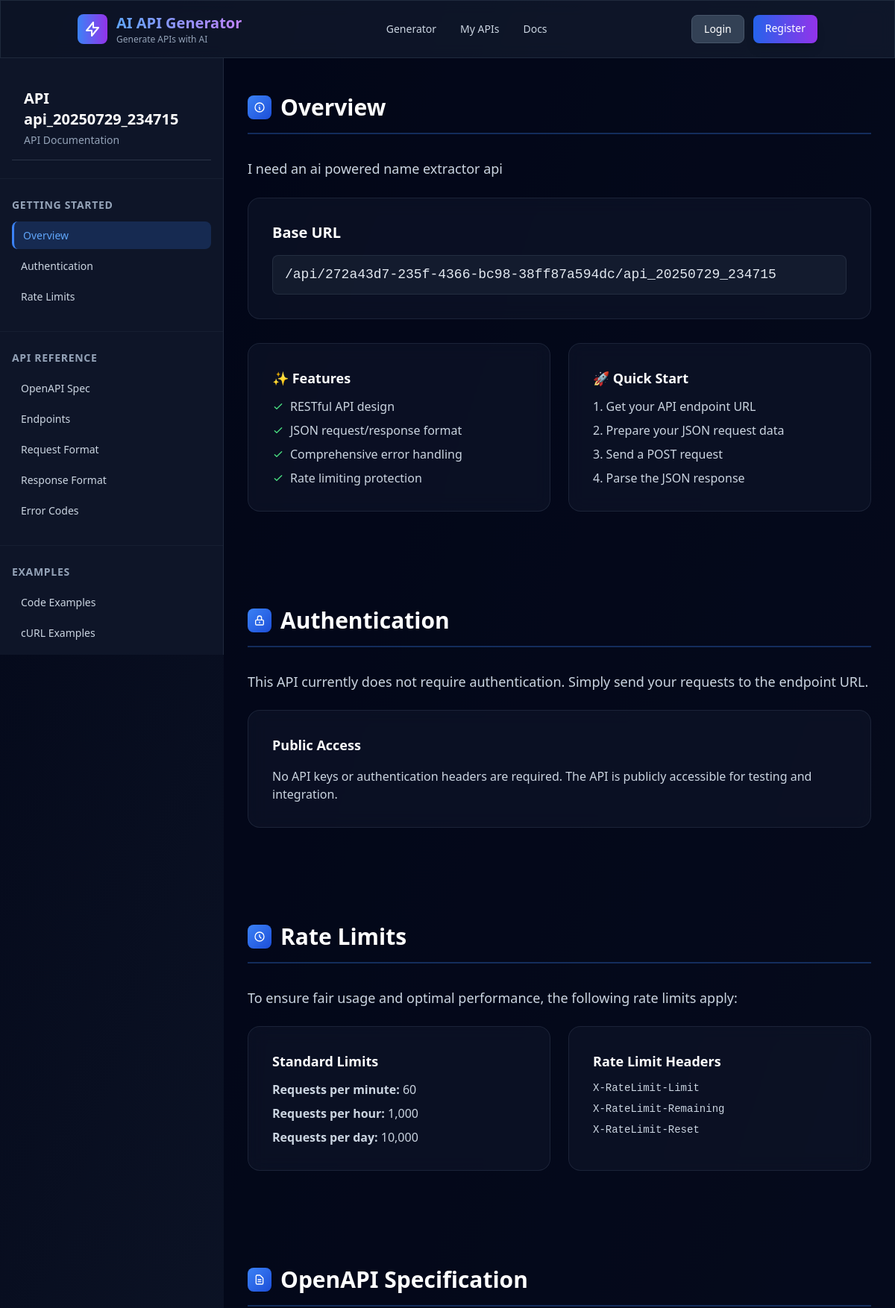
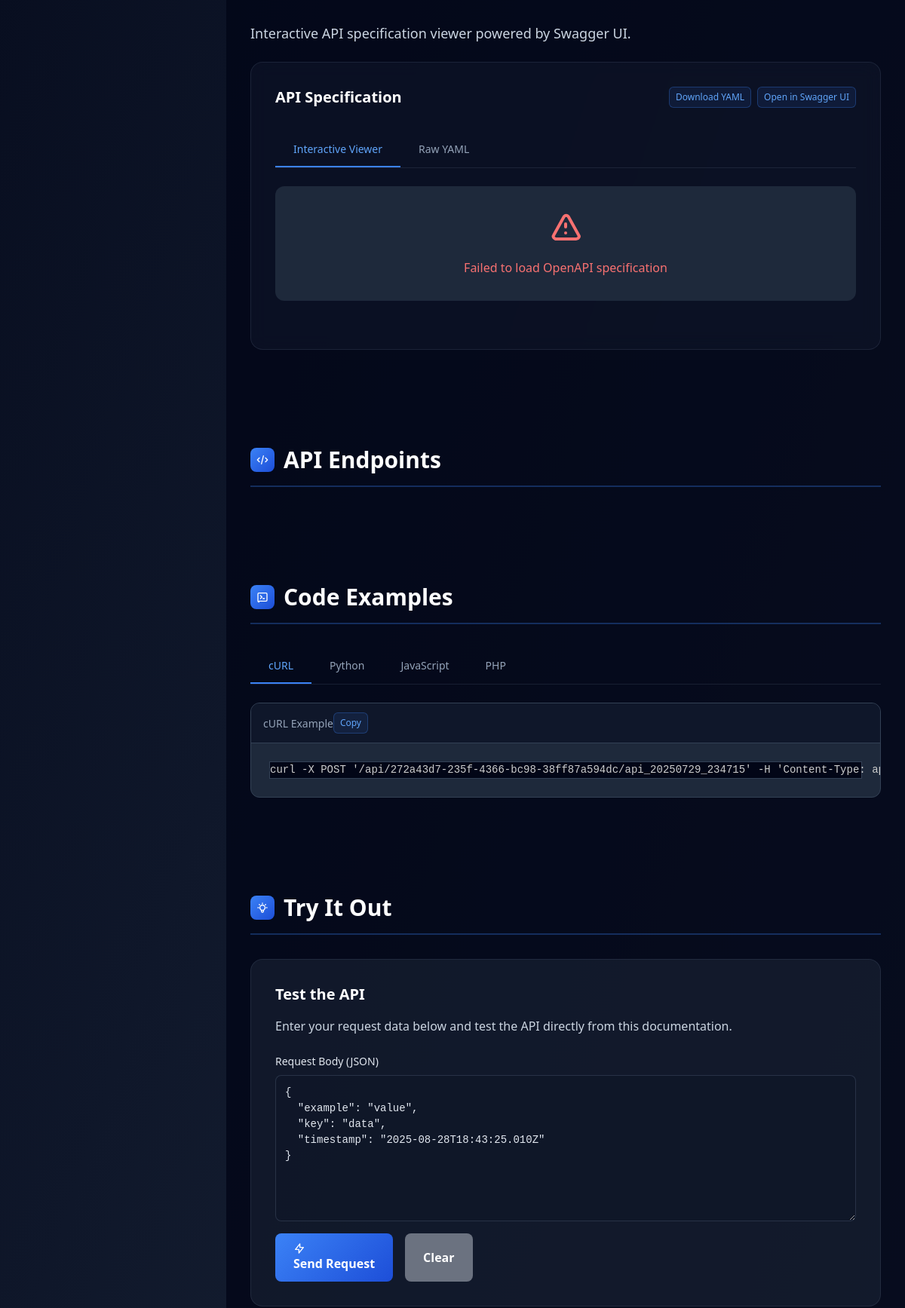
The page /api/272a43d7-235f-4366-bc98-38ff87a594dc/api_20250729_234715/docs (upper part) on the database its author committed (2 pictures, top to bottom).
### app/services/database.py (models this page shows)
class SavedAPIDB(Base):
    __tablename__ = "saved_apis"
    id = Column(Integer, primary_key=True, index=True, autoincrement=True)
    api_slug = Column(String, index=True, nullable=False)
    user_id = Column(String, index=True, nullable=False)
    api_name = Column(String, nullable=False)
    prompt = Column(Text, nullable=False)
    endpoint_url = Column(String, nullable=False)
    documentation = Column(Text, nullable=False)
    curl_example = Column(Text, nullable=False)
    sample_input = Column(Text, nullable=True)
    expected_output = Column(Text, nullable=True)
    created_at = Column(DateTime, default=datetime.utcnow, nullable=False)
    saved_at = Column(DateTime, default=datetime.utcnow, nullable=False)
    is_saved = Column(Boolean, default=True, nullable=False)

### app/main.py (the view)
@app.get("/api/{user_id}/{api_slug}/docs", response_class=HTMLResponse)
async def api_documentation_page(request: Request, user_id: str, api_slug: str):
    try:
        api_details = await file_service.get_api_details(user_id, api_slug)
        base_url = f"{settings.API_PREFIX}/{user_id}/{api_slug}"
        return templates.TemplateResponse("api_documentation.html", {
            "request": request,
            "user_id": user_id,
            "api_slug": api_slug,
            "api_name": api_details.get('api_name', f"API {api_slug}"),
            "description": api_details.get('prompt', 'API endpoint for processing requests'),
            "base_url": base_url,
            "curl_example": api_details.get('curl_example', f'curl -X POST "{base_url}" \\\n  -H "Content-Type: application/json" \\\n  -d \'{{\"example\": \"value\"}}\'')
        })
    except Exception as e:
        logger.error(f"Failed to load API documentation: {str(e)}")
        raise HTTPException(
            status_code=404,
            detail=f"API documentation not found: {str(e)}"
        )

### templates/api_documentation.html (shortened to what this page needs)
{% extends "base.html" %}
{% block extra_head %}
    <link rel="stylesheet" href="https://cdnjs.cloudflare.com/ajax/libs/prism/1.29.0/themes/prism-tomorrow.min.css">
    <link rel="stylesheet" type="text/css" href="https://unpkg.com/swagger-ui-dist@5.9.0/swagger-ui.css" />
    <link rel="stylesheet" href="/static/docs.css">
{% endblock %}
{% block content %}
<div class="docs-container">
    <nav class="docs-sidebar">
        <div class="nav-section">
            <div class="p-4 border-b border-slate-600/50">
                <h1 class="text-xl font-bold text-white">{{ api_name }}</h1>
                <p class="text-sm text-slate-400 mt-1">API Documentation</p>
            </div>
        </div>
        <div class="nav-section">
            <div class="nav-title">Getting Started</div>
            <a href="#overview" class="nav-item active">Overview</a>
            <a href="#authentication" class="nav-item">Authentication</a>
            <a href="#rate-limits" class="nav-item">Rate Limits</a>
        </div>
        <div class="nav-section">
            <div class="nav-title">API Reference</div>
            <a href="#openapi-spec" class="nav-item">OpenAPI Spec</a>
            <a href="#endpoints" class="nav-item">Endpoints</a>
            <a href="#request-format" class="nav-item">Request Format</a>
            <a href="#response-format" class="nav-item">Response Format</a>
            <a href="#error-codes" class="nav-item">Error Codes</a>
        </div>
        <div class="nav-section">
            <div class="nav-title">Examples</div>
            <a href="#code-examples" class="nav-item">Code Examples</a>
            <a href="#curl-examples" class="nav-item">cURL Examples</a>
            <a href="#interactive-test" class="nav-item">Try It Out</a>
        </div>
    </nav>
    <main class="docs-content">
        <section id="overview" class="content-section">
            <div class="section-header">
                <div class="section-icon">
                    <svg class="w-4 h-4" fill="none" stroke="currentColor" viewBox="0 0 24 24">
                        <path stroke-linecap="round" stroke-linejoin="round" stroke-width="2" d="M13 16h-1v-4h-1m1-4h.01M21 12a9 9 0 11-18 0 9 9 0 0118 0z"></path>
                    </svg>
                </div>
                <h2 class="text-3xl font-bold text-white">Overview</h2>
            </div>
            <div class="prose prose-invert max-w-none">
                <p class="text-lg text-slate-300 leading-relaxed mb-6">{{ description }}</p>
                <div class="endpoint-card">
                    <h3 class="text-xl font-semibold text-white mb-4">Base URL</h3>
                    <div class="endpoint-url">{{ base_url }}</div>
                </div>
                <div class="grid md:grid-cols-2 gap-6 mt-8">
                    <div class="endpoint-card">
                        <h4 class="text-lg font-semibold text-white mb-3">✨ Features</h4>
                        <ul class="space-y-2 text-slate-300">
                            <li class="flex items-center gap-2">
                                <svg class="w-4 h-4 text-green-400" fill="none" stroke="currentColor" viewBox="0 0 24 24">
                                    <path stroke-linecap="round" stroke-linejoin="round" stroke-width="2" d="M5 13l4 4L19 7"></path>
                                </svg>
                                RESTful API design
                            </li>
                            <li class="flex items-center gap-2">
                                <svg class="w-4 h-4 text-green-400" fill="none" stroke="currentColor" viewBox="0 0 24 24">
                                    <path stroke-linecap="round" stroke-linejoin="round" stroke-width="2" d="M5 13l4 4L19 7"></path>
                                </svg>
                                JSON request/response format
                            </li>
                            <li class="flex items-center gap-2">
                                <svg class="w-4 h-4 text-green-400" fill="none" stroke="currentColor" viewBox="0 0 24 24">
                                    <path stroke-linecap="round" stroke-linejoin="round" stroke-width="2" d="M5 13l4 4L19 7"></path>
                                </svg>
                                Comprehensive error handling
                            </li>
                            <li class="flex items-center gap-2">
                                <svg class="w-4 h-4 text-green-400" fill="none" stroke="currentColor" viewBox="0 0 24 24">
                                    <path stroke-linecap="round" stroke-linejoin="round" stroke-width="2" d="M5 13l4 4L19 7"></path>
                                </svg>
                                Rate limiting protection
                            </li>
                        </ul>
                    </div>
                    <div class="endpoint-card">
                        <h4 class="text-lg font-semibold text-white mb-3">🚀 Quick Start</h4>
                        <ol class="space-y-2 text-slate-300 list-decimal list-inside">
                            <li>Get your API endpoint URL</li>
                            <li>Prepare your JSON request data</li>
                            <li>Send a POST request</li>
                            <li>Parse the JSON response</li>
                        </ol>
                    </div>
                </div>
            </div>
        </section>
        <section id="authentication" class="content-section">
            <div class="section-header">
                <div class="section-icon">
                    <svg class="w-4 h-4" fill="none" stroke="currentColor" viewBox="0 0 24 24">
                        <path stroke-linecap="round" stroke-linejoin="round" stroke-width="2" d="M12 15v2m-6 4h12a2 2 0 002-2v-6a2 2 0 00-2-2H6a2 2 0 00-2 2v6a2 2 0 002 2zm10-10V7a4 4 0 00-8 0v4h8z"></path>
                    </svg>
                </div>
                <h2 class="text-3xl font-bold text-white">Authentication</h2>
            </div>
            <div class="prose prose-invert max-w-none">
                <p class="text-lg text-slate-300 mb-6">This API currently does not require authentication. Simply send your requests to the endpoint URL.</p>
                <div class="endpoint-card">
                    <h3 class="text-lg font-semibold text-white mb-4">Public Access</h3>
                    <p class="text-slate-300">No API keys or authentication headers are required. The API is publicly accessible for testing and integration.</p>
                </div>
            </div>
        </section>
        <section id="rate-limits" class="content-section">
            <div class="section-header">
                <div class="section-icon">
                    <svg class="w-4 h-4" fill="none" stroke="currentColor" viewBox="0 0 24 24">
                        <path stroke-linecap="round" stroke-linejoin="round" stroke-width="2" d="M12 8v4l3 3m6-3a9 9 0 11-18 0 9 9 0 0118 0z"></path>
                    </svg>
                </div>
                <h2 class="text-3xl font-bold text-white">Rate Limits</h2>
            </div>
            <div class="prose prose-invert max-w-none">
                <p class="text-lg text-slate-300 mb-6">To ensure fair usage and optimal performance, the following rate limits apply:</p>
                <div class="grid md:grid-cols-2 gap-6">
                    <div class="endpoint-card">
                        <h4 class="text-lg font-semibold text-white mb-3">Standard Limits</h4>
                        <ul class="space-y-2 text-slate-300">
                            <li><strong>Requests per minute:</strong> 60</li>
                            <li><strong>Requests per hour:</strong> 1,000</li>
                            <li><strong>Requests per day:</strong> 10,000</li>
                        </ul>
                    </div>
                    <div class="endpoint-card">
                        <h4 class="text-lg font-semibold text-white mb-3">Rate Limit Headers</h4>
                        <ul class="space-y-2 text-slate-300 font-mono text-sm">
                            <li><code>X-RateLimit-Limit</code></li>
                            <li><code>X-RateLimit-Remaining</code></li>
                            <li><code>X-RateLimit-Reset</code></li>
                        </ul>
                    </div>
                </div>
            </div>
        </section>
        <section id="openapi-spec" class="content-section">
            <div class="section-header">
                <div class="section-icon">
                    <svg class="w-4 h-4" fill="none" stroke="currentColor" viewBox="0 0 24 24">
                        <path stroke-linecap="round" stroke-linejoin="round" stroke-width="2" d="M9 12h6m-6 4h6m2 5H7a2 2 0 01-2-2V5a2 2 0 012-2h5.586a1 1 0 01.707.293l5.414 5.414a1 1 0 01.293.707V19a2 2 0 01-2 2z"></path>
                    </svg>
                </div>
                <h2 class="text-3xl font-bold text-white">OpenAPI Specification</h2>
            </div>
            <div class="prose prose-invert max-w-none">
                <p class="text-lg text-slate-300 mb-6">Interactive API specification viewer powered by Swagger UI.</p>
                <div class="endpoint-card">
                    <div class="flex items-center justify-between mb-4">
                        <h3 class="text-xl font-semibold text-white">API Specification</h3>
                        <div class="flex gap-2">
                            <button onclick="downloadOpenAPISpec()" class="copy-btn">Download YAML</button>
                            <button onclick="viewSwaggerUI()" class="copy-btn">Open in Swagger UI</button>
                        </div>
                    </div>
                    <div class="tabs-container">
                        <div class="tabs-nav">
                            <button class="tab-button active" onclick="switchSpecTab('viewer')">Interactive Viewer</button>
                            <button class="tab-button" onclick="switchSpecTab('raw')">Raw YAML</button>
                        </div>
                        <div id="viewer-tab" class="tab-content active">
                            <div id="swagger-ui" style="background: #1e293b; border-radius: 0.75rem; overflow: hidden;">
                            </div>
                        </div>
                    </div>
                </div>
            </div>
        </section>
        <section id="endpoints" class="content-section">
            <div class="section-header">
                <div class="section-icon">
                    <svg class="w-4 h-4" fill="none" stroke="currentColor" viewBox="0 0 24 24">
                        <path stroke-linecap="round" stroke-linejoin="round" stroke-width="2" d="M10 20l4-16m4 4l4 4-4 4M6 16l-4-4 4-4"></path>
                    </svg>
                </div>
                <h2 class="text-3xl font-bold text-white">API Endpoints</h2>
            </div>
        </section>
        <section id="code-examples" class="content-section">
            <div class="section-header">
                <div class="section-icon">
                    <svg class="w-4 h-4" fill="none" stroke="currentColor" viewBox="0 0 24 24">
                        <path stroke-linecap="round" stroke-linejoin="round" stroke-width="2" d="M8 9l3 3-3 3m5 0h3M5 20h14a2 2 0 002-2V6a2 2 0 00-2-2H5a2 2 0 00-2 2v14a2 2 0 002 2z"></path>
                    </svg>
                </div>
                <h2 class="text-3xl font-bold text-white">Code Examples</h2>
            </div>
            <div class="tabs-container">
                <div class="tabs-nav">
                    <button class="tab-button active" onclick="switchCodeTab('curl')">cURL</button>
                    <button class="tab-button" onclick="switchCodeTab('python')">Python</button>
                    <button class="tab-button" onclick="switchCodeTab('javascript')">JavaScript</button>
                    <button class="tab-button" onclick="switchCodeTab('php')">PHP</button>
                </div>
                <div id="curl-tab" class="tab-content active">
                    <div class="code-block">
                        <div class="code-header">
                            <div class="code-title">cURL Example</div>
                            <button class="copy-btn" onclick="copyCode('curl-code')">Copy</button>
                        </div>
                        <div class="code-content">
                            <pre><code id="curl-code" class="language-bash">{{ curl_example }}</code></pre>
                        </div>
                    </div>
                </div>
            </div>
        </section>
        <section id="interactive-test" class="content-section">
            <div class="section-header">
                <div class="section-icon">
                </div>
                <h2 class="text-3xl font-bold text-white">Try It Out</h2>
            </div>
            <div class="interactive-test">
                <h3 class="text-xl font-semibold text-white mb-4">Test the API</h3>
                <p class="text-slate-300 mb-6">Enter your request data below and test the API directly from this documentation.</p>
                <form class="test-form" id="api-test-form">
                    <div class="form-group">
                        <label class="form-label" for="test-data">Request Body (JSON)</label>
                        <textarea
                            id="test-data"
                            class="form-input"
                            rows="8"
                            placeholder='{\n  "example": "value",\n  "key": "data"\n}'
                        ></textarea>
                    </div>
                    <div class="flex gap-4">
                        <button type="submit" class="test-button">
                            <svg class="w-4 h-4 mr-2" fill="none" stroke="currentColor" viewBox="0 0 24 24">
                                <path stroke-linecap="round" stroke-linejoin="round" stroke-width="2" d="M13 10V3L4 14h7v7l9-11h-7z"></path>
                            </svg>
                            Send Request
                        </button>
                        <button type="button" onclick="clearTestData()" class="test-button" style="background: #6b7280;">Clear</button>
                    </div>
                </form>
            </div>
        </section>
    </main>
</div>
{% endblock %}

### rows shown on the page
SavedAPIDB: api_name "API api_20250729_234715", prompt "I need an ai powered name extractor api", endpoint_url "/api/272a43d7-235f-4366-bc98-38ff87a594dc/api_20250729_234715", curl_example "curl -X POST '/api/272a43d7-235f-4366-bc98-38ff87a594dc/api_20250729_234715' -H 'Content-Type:…"
